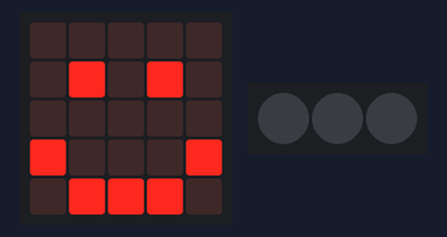
Recording of a program running on a simulated BBC micro:bit running MicroPython. Shown: the board's 5×5 LED display, 3 RGB LEDs in strip order, left to right. Dim RGB values are drawn brighter than linear.

Above: at 0.15 s.
At 7.86 s:
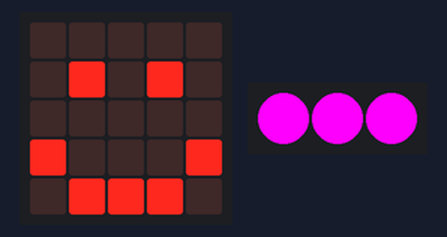
At 16.81 s:
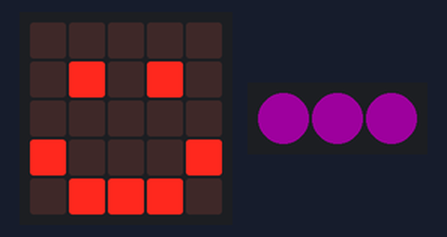
Timing chart, 0 to 40.0 s (numbered marks = the images above):
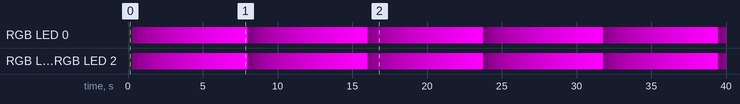

Measured:
- by itself, RGB LED 0: off → RGB(10, 0, 10) at 0.31 s, → RGB(20, 0, 20) 0.31 s later, → RGB(30, 0, 30) 0.31 s later, → RGB(40, 0, 40) 0.31 s later, … (129 changes in this stretch)
- by itself, RGB LED 1, RGB LED 2: off → RGB(9, 0, 9) at 0.31 s, → RGB(19, 0, 19) 0.31 s later, → RGB(29, 0, 29) 0.31 s later, → RGB(39, 0, 39) 0.31 s later, … (129 changes in this stretch)
- by itself, everything shown: repeats every 15.7 s, in 51 steps

The program:

13.Colorful_breathing_light.py
```python
from microbit import *
import neopixel
display.show(Image.HAPPY)
np = neopixel.NeoPixel(pin16, 3)
while True:
    for num in range(0, 255):
        for pixel_id in range(0, len(np)):
            np[pixel_id] = (num, 0, num)
            np.show()
            sleep(10)
```
